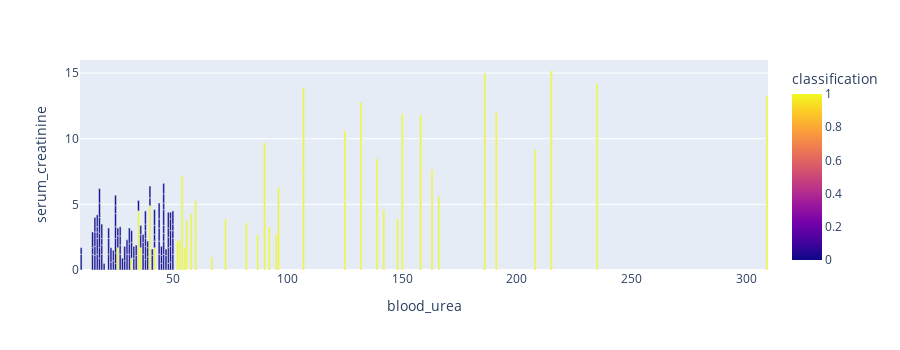

Notebook code for this chart:
### Code cell
fig2 = px.bar(machine_ready_values, x="blood_urea", y="serum_creatinine", color="classification", barmode="group", height=350)
fig2.show()

### Figure 1 — Plotly figure (JSON) as saved in the notebook; plotly's stock layout.template omitted (floating-point values rounded to 4 significant figures; data arrays with more than 128 entries replaced by an {"elided": "..."} marker saying what was removed)
{"data": [{"alignmentgroup": "True", "hovertemplate": "blood_urea=%{x}<br>serum_creatinine=%{y}<br>classification=%{marker.color}<extra></extra>", "legendgroup": "", "marker": {"color": {"elided": "158 int values"}, "coloraxis": "coloraxis"}, "name": "", "offsetgroup": "", "orientation": "v", "showlegend": false, "textposition": "auto", "type": "bar", "x": {"elided": "158 int values"}, "xaxis": "x", "y": {"elided": "158 float values"}, "yaxis": "y"}], "layout": {"barmode": "group", "coloraxis": {"colorbar": {"title": {"text": "classification"}}, "colorscale": [[0, "#0d0887"], [0.1111, "#46039f"], [0.2222, "#7201a8"], [0.3333, "#9c179e"], [0.4444, "#bd3786"], [0.5556, "#d8576b"], [0.6667, "#ed7953"], [0.7778, "#fb9f3a"], [0.8889, "#fdca26"], [1, "#f0f921"]]}, "height": 350, "legend": {"tracegroupgap": 0}, "margin": {"t": 60}, "xaxis": {"anchor": "y", "domain": [0, 1], "title": {"text": "blood_urea"}}, "yaxis": {"anchor": "x", "domain": [0, 1], "title": {"text": "serum_creatinine"}}}}
